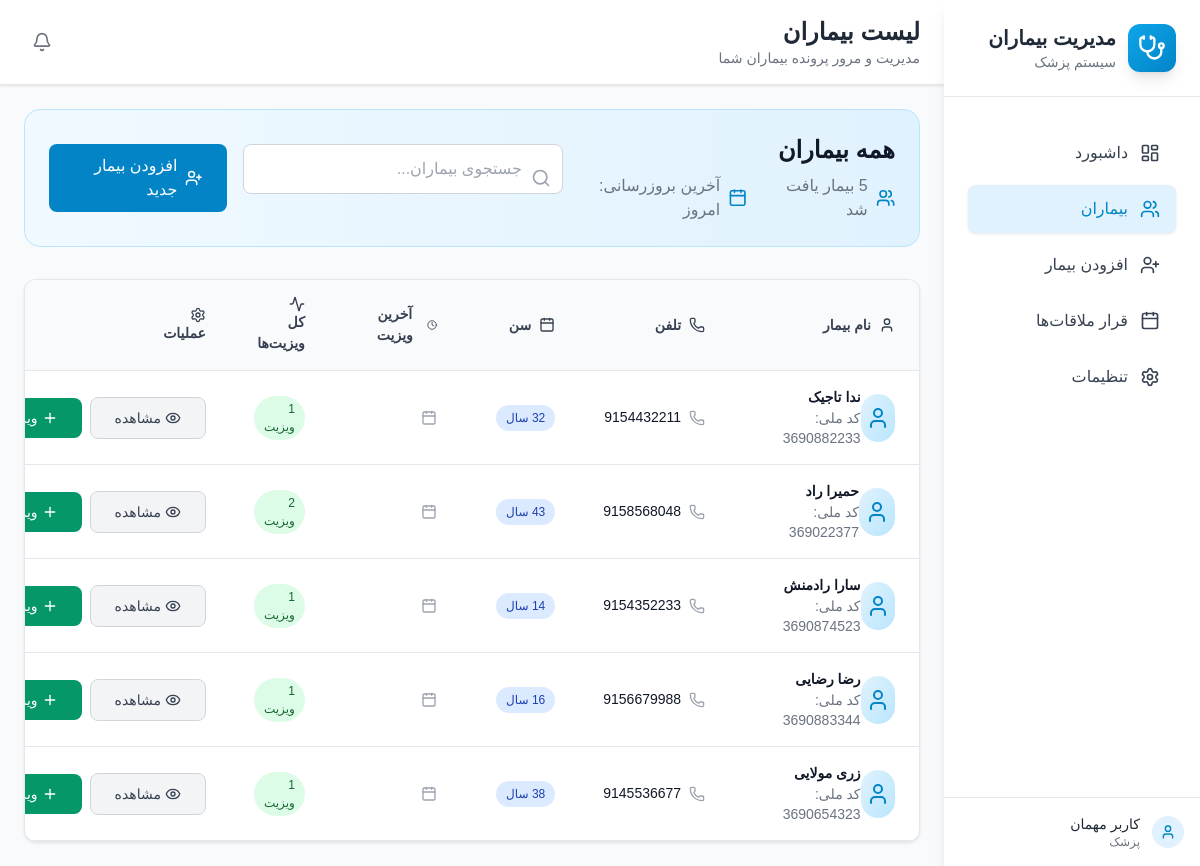
The page /patients/ on the database as committed earlier.
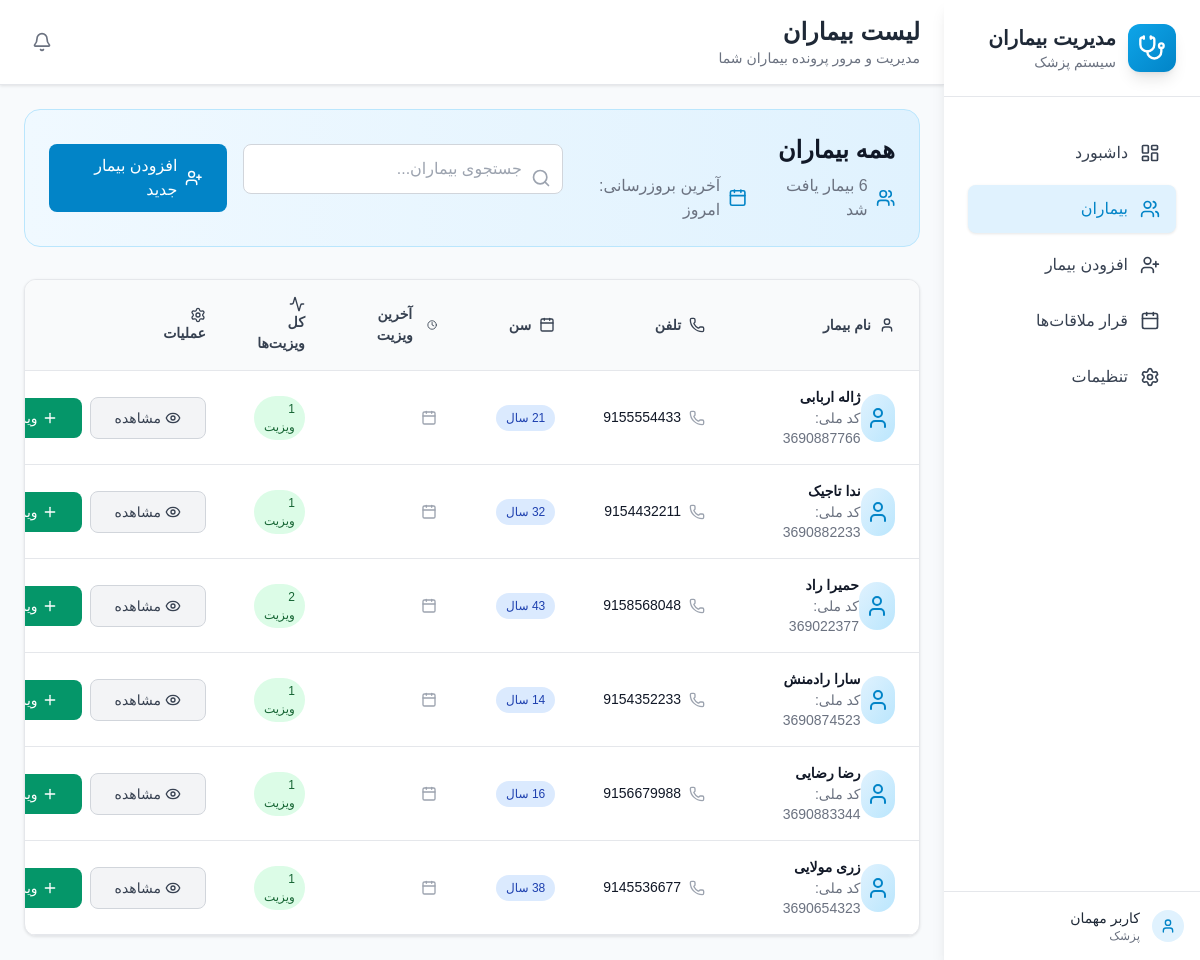
The same page on the database as committed later.
### patients/models.py (models this page shows, shortened)
class Patient(models.Model):
    GENDER_CHOICES = [
        ('M', 'مرد'),
        ('F', 'زن'),
        ('O', 'سایر'),
    ]
    first_name = models.CharField(max_length=100)
    last_name = models.CharField(max_length=100)
    national_id = models.CharField(
        max_length=20,
        unique=True,
        validators=[RegexValidator(
            regex=r'^\d+$',
            message='کد ملی باید فقط شامل اعداد باشد'
        )]
    )
    birth_date = models.CharField(max_length=10, help_text="تاریخ تولد به صورت شمسی (YYYY/MM/DD)")
    gender = models.CharField(max_length=1, choices=GENDER_CHOICES)
    phone = models.CharField(
        max_length=15,
        validators=[RegexValidator(
            regex=r'^\+?1?\d{9,15}$',
            message='شماره تلفن باید در فرمت صحیح وارد شود. حداکثر 15 رقم مجاز است.'
        )]
    )
    address = models.TextField()
    created_at = models.DateTimeField(auto_now_add=True)
    updated_at = models.DateTimeField(auto_now=True)
    class Meta:
        ordering = ['last_name', 'first_name']
    @property
    def full_name(self):
        return f"{self.first_name} {self.last_name}"
    @property
    def age(self):
        if not self.birth_date:
            return None
        try:
            parts = self.birth_date.split('/')
            if len(parts) != 3:
                return None
            jalali_year = int(parts[0])
            current_jalali_year = 1403  # Current Jalali year
            return current_jalali_year - jalali_year
        except (ValueError, IndexError):
            return None

### patients/views.py (the view, shortened to what this page needs)
# urls.py: path('patients/', views.patients_list, name='patients'),
def patients_list(request):
    patients = Patient.objects.prefetch_related('visits').order_by('last_name', 'first_name')
    search_query = request.GET.get('search', '')
    context = {
        'patients': patients,
        'search_query': search_query,
    }
    return render(request, 'patients.html', context)

### patients/context_processors.py (called while the page is built, shortened)
def notifications_context(request):
    if request.user.is_authenticated:
        unread_notifications_count = Notification.objects.filter(is_read=False).count()
    else:
        unread_notifications_count = 0
    return {'unread_notifications_count': unread_notifications_count}

def settings_context(request):
    return {
        'current_language': 'fa',
        'notifications_enabled': True,
        'current_theme': 'light',
    }

### patients/templatetags/jalali.py (called while the page is built, shortened)
def _to_datetime(value):
    if isinstance(value, datetime):
        return value
    if isinstance(value, date):
        return datetime(value.year, value.month, value.day)
    return None

@register.filter(name="jalali")
def jalali(value, fmt: str = "%Y/%m/%d"):
    if value in (None, ""):
        return ""
    dt = _to_datetime(value)
    if not dt:
        return value
    if jdatetime is None:
        return dt.strftime(fmt)
    jdt = jdatetime.datetime.fromgregorian(datetime=dt)
    return jdt.strftime(fmt)

### templates/patients.html (shortened to what the changed rows need)
{% extends 'base.html' %}
{% load static %}
{% load jalali %}
{% block page_title %}لیست بیماران{% endblock %}
{% block content %}
<div class="space-y-8">
    <div class="bg-gradient-to-r from-medical-50 to-medical-100 rounded-2xl p-6 border border-medical-200">
        <div class="flex flex-col lg:flex-row lg:items-center lg:justify-between">
            <div class="mb-6 lg:mb-0">
                <h2 class="text-2xl font-bold text-gray-900 mb-2">همه بیماران</h2>
            </div>
        </div>
    </div>
    <div class="table-container">
        {% if patients %}
            <div class="overflow-x-auto">
                <table class="min-w-full" id="patientsTable">
                    <thead class="table-header">
                        <tr>
                            <th class="table-cell font-semibold text-gray-700">
                                <button onclick="sortTable(0)" class="flex items-center hover:text-medical-600 transition-colors">
                                    <i data-lucide="user" class="w-4 h-4 ml-2"></i>
                                    نام بیمار
                                    <i data-lucide="chevron-up-down" class="w-4 h-4 mr-2"></i>
                                </button>
                            </th>
                            <th class="table-cell font-semibold text-gray-700">
                                <button onclick="sortTable(1)" class="flex items-center hover:text-medical-600 transition-colors">
                                    <i data-lucide="phone" class="w-4 h-4 ml-2"></i>
                                    تلفن
                                    <i data-lucide="chevron-up-down" class="w-4 h-4 mr-2"></i>
                                </button>
                            </th>
                            <th class="table-cell font-semibold text-gray-700">
                                <button onclick="sortTable(2)" class="flex items-center hover:text-medical-600 transition-colors">
                                    <i data-lucide="calendar" class="w-4 h-4 ml-2"></i>
                                    سن
                                    <i data-lucide="chevron-up-down" class="w-4 h-4 mr-2"></i>
                                </button>
                            </th>
                            <th class="table-cell font-semibold text-gray-700">
                                <button onclick="sortTable(3)" class="flex items-center hover:text-medical-600 transition-colors">
                                    <i data-lucide="clock" class="w-4 h-4 ml-2"></i>
                                    آخرین ویزیت
                                    <i data-lucide="chevron-up-down" class="w-4 h-4 mr-2"></i>
                                </button>
                            </th>
                            <th class="table-cell font-semibold text-gray-700">
                                <i data-lucide="activity" class="w-4 h-4 ml-2"></i>
                                کل ویزیت‌ها
                            </th>
                            <th class="table-cell font-semibold text-gray-700">
                                <i data-lucide="settings" class="w-4 h-4 ml-2"></i>
                                عملیات
                            </th>
                        </tr>
                    </thead>
                    <tbody>
                        {% for patient in patients %}
                        <tr class="table-row patient-row">
                            <td class="table-cell">
                                <div class="flex items-center">
                                    <div class="w-12 h-12 bg-gradient-to-br from-medical-100 to-medical-200 rounded-full flex items-center justify-center">
                                        <i data-lucide="user" class="w-6 h-6 text-medical-600"></i>
                                    </div>
                                    <div class="ml-4">
                                        <div class="font-semibold text-gray-900 patient-name">
                                            {{ patient.full_name }}
                                        </div>
                                        <div class="text-sm text-gray-500">
                                            کد ملی: {{ patient.national_id }}
                                        </div>
                                    </div>
                                </div>
                            </td>
                            <td class="table-cell">
                                <div class="flex items-center text-gray-900 patient-phone">
                                    <i data-lucide="phone" class="w-4 h-4 ml-2 text-gray-400"></i>
                                    {{ patient.phone }}
                                </div>
                            </td>
                            <td class="table-cell">
                                <span class="badge badge-info patient-age">{{ patient.age }} سال</span>
                            </td>
                            <td class="table-cell patient-last-visit">
                                {% if patient.visits.first %}
                                    <div class="flex items-center text-gray-900">
                                        <i data-lucide="calendar" class="w-4 h-4 ml-2 text-gray-400"></i>
                                    </div>
                                {% else %}
                                    <span class="badge badge-warning">هنوز ویزیتی نداشته</span>
                                {% endif %}
                            </td>
                            <td class="table-cell">
                                <span class="badge badge-success">
                                    {{ patient.visits.count }} ویزیت
                                </span>
                            </td>
                            <td class="table-cell">
                                <div class="flex items-center space-x-2 space-x-reverse">
                                    <a href="{% url 'patient_detail' patient.id %}"
                                       class="btn-secondary text-sm">
                                        <i data-lucide="eye" class="w-4 h-4 ml-1"></i>
                                        مشاهده
                                    </a>
                                    <a href="{% url 'add_visit' patient.id %}"
                                       class="btn-success text-sm">
                                        <i data-lucide="plus" class="w-4 h-4 ml-1"></i>
                                        ویزیت
                                    </a>
                                </div>
                            </td>
                        </tr>
                        {% endfor %}
                    </tbody>
                </table>
            </div>
        {% endif %}
    </div>
</div>
{% endblock %}

Rows that differ between the two databases and show on the page:
added Patient: full_name "ژاله اربابی", national_id "3690887766", phone "9155554433", visits.count "1"
